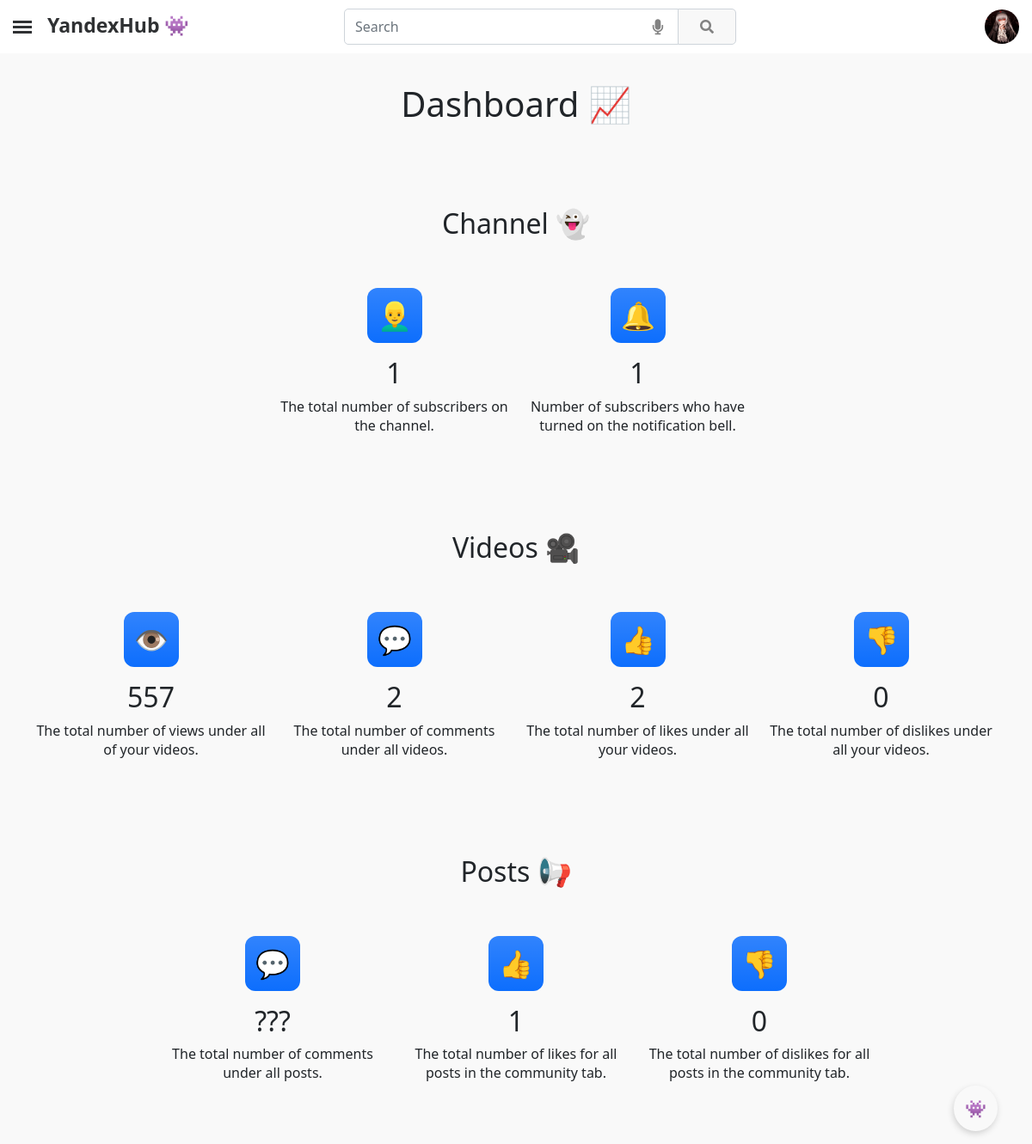
/analytics/dashboard/ (signed in), run on an earlier commit of the app's database.
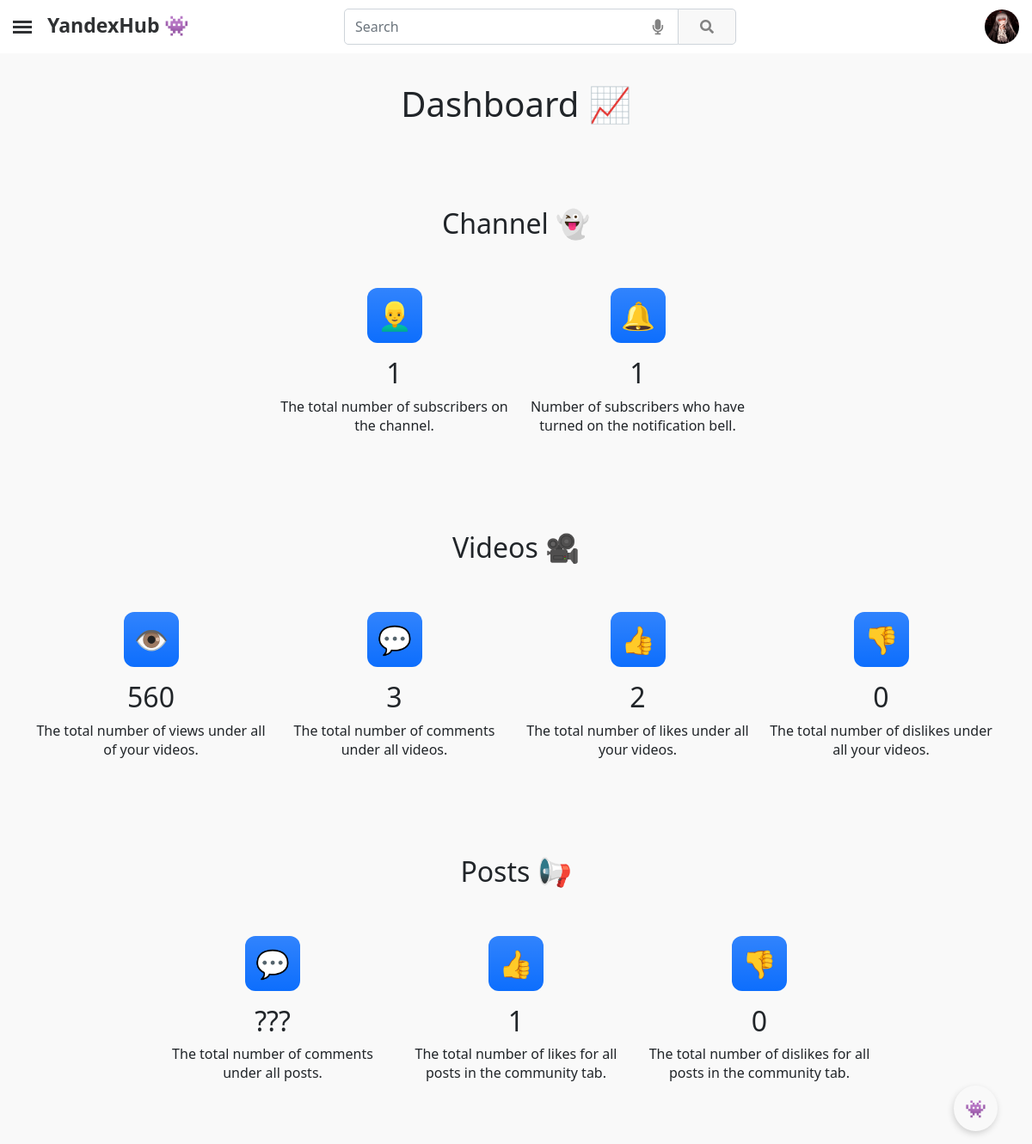
And on a later commit of the database.
### YandexHub/apps/mainapp/models.py (models this page shows, shortened)
class CustomUser(AbstractUser):
    user_id = models.CharField(blank=True, null=True, max_length=24)
    email = models.EmailField(null=True, unique=True)
    username = models.CharField(blank=True, null=True, max_length=25)
    avatar = models.ImageField(blank=True, null=True, upload_to = 'avatars/', default='avatars/default/default_avatar.png')
    banner = models.ImageField(blank=True, null=True, upload_to='users_banners/')
    all_views = models.BigIntegerField(default=0)
    all_comments = models.BigIntegerField(default=0)
    all_likes = models.BigIntegerField(default=0)
    all_dislikes = models.BigIntegerField(default=0)
    all_subscribers = models.BigIntegerField(default=0)
    all_notifications = models.BigIntegerField(default=0)
    all_posts_likes = models.BigIntegerField(default=0)
    all_posts_dislikes = models.BigIntegerField(default=0)
    description = models.TextField(blank=True, null=True, max_length=5000)
    contact_email  = models.CharField(blank=True, null=True, max_length=75)
    location = models.CharField(blank=True, null=True, max_length=50)
    vk_link = models.CharField(blank=True, null=True, max_length=150)
    instagram_link = models.CharField(blank=True, null=True, max_length=150)
    facebook_link = models.CharField(blank=True, null=True, max_length=150)
    reddit_link = models.CharField(blank=True, null=True, max_length=150)
    telegram_link = models.CharField(blank=True, null=True, max_length=150)
    twitter_link = models.CharField(blank=True, null=True, max_length=150)
    website_link = models.CharField(blank=True, null=True, max_length=150)
    telegram = models.CharField(blank=True, null=True, max_length=150)
    date_created = models.DateTimeField(auto_now_add=True, db_index=True)
    REQUIRED_FIELDS = ['username']
    USERNAME_FIELD = 'email'

### YandexHub/apps/mainapp/views.py (the view)
# urls.py: path('analytics/dashboard/', DashboardView.as_view(), name="dashboard__page"),
class DashboardView(TemplateView):
    template_name = 'user/analytics/dashboard.html'
    def get_context_data(self, **kwargs):
        context = super(DashboardView, self).get_context_data(**kwargs)
        context['title'] = 'Dashboard 📈'
        return context

### YandexHub/apps/mainapp/templatetags/poll_extras.py (called while the page is built)
@register.filter(name='integer_format')
@stringfilter
def integer_format(arg):
    if int(arg) == 1:
        return '1'
    else:
        return '{:,}'.format(int(arg))

### YandexHub/apps/mainapp/templates/user/analytics/dashboard.html (shortened to what this page needs)
{% extends "main.html" %}
{% block content %}
{% load poll_extras %}
<main role="main" style="margin-top: 35px;">
    <div class="block-content">
        {% if request.user.is_authenticated %}
        <h1 style="text-align: center; margin-bottom: 40px;">Dashboard 📈</h1>
        <div class="container py-2" id="featured-3" style="text-align: center;">
            <div class="row g-3 py-5">
                <h2 style="text-align: center; margin-bottom: 40px;">Channel 👻</h2>
                <div class="feature col-md-3" style="margin-left: auto;">
                    <div class="feature-icon bg-primary bg-gradient">
                        👱‍♂️
                    </div>
                    <h2>{{request.user.all_subscribers|integer_format}}</h2>
                    <p>The total number of subscribers on the channel.</p>
                </div>
                <div class="feature col-md-3" style="margin-right: auto;">
                    <div class="feature-icon bg-primary bg-gradient">
                        🔔
                    </div>
                    <h2>{{request.user.all_notifications|integer_format}}</h2>
                    <p>Number of subscribers who have turned on the notification bell.</p>
                </div>
            </div>
            <div class="row g-3 py-5">
                <h2 style="text-align: center; margin-bottom: 40px;">Videos 🎥</h2>
                <div class="feature col-md-3">
                    <div class="feature-icon bg-primary bg-gradient">
                        👁
                    </div>
                    <h2>{{request.user.all_views|integer_format}}</h2>
                    <p>The total number of views under all of your videos.</p>
                </div>
                <div class="feature col-md-3">
                    <div class="feature-icon bg-primary bg-gradient">
                        💬
                    </div>
                    <h2>{{request.user.all_comments|integer_format}}</h2>
                    <p>The total number of comments under all videos.</p>
                </div>
                <div class="feature col-md-3">
                    <div class="feature-icon bg-primary bg-gradient">
                        👍
                    </div>
                    <h2>{{request.user.all_likes|integer_format}}</h2>
                    <p>The total number of likes under all your videos.</p>
                </div>
                <div class="feature col-md-3">
                    <div class="feature-icon bg-primary bg-gradient">
                        👎
                    </div>
                    <h2>{{request.user.all_dislikes|integer_format}}</h2>
                    <p>The total number of dislikes under all your videos.</p>
                </div>
            </div>
            <div class="row g-3 py-5">
                <h2 style="text-align: center; margin-bottom: 40px;">Posts 📢</h2>
                <div class="feature col-md-3" style="margin-left: auto;">
                    <div class="feature-icon bg-primary bg-gradient">
                        💬
                    </div>
                    <h2>???</h2>
                    <p>The total number of comments under all posts.</p>
                </div>
                <div class="feature col-md-3">
                    <div class="feature-icon bg-primary bg-gradient">
                        👍
                    </div>
                    <h2>{{request.user.all_posts_likes|integer_format}}</h2>
                    <p>The total number of likes for all posts in the community tab.</p>
                </div>
                <div class="feature col-md-3" style="margin-right: auto;">
                    <div class="feature-icon bg-primary bg-gradient">
                        👎
                    </div>
                    <h2>{{request.user.all_posts_dislikes|integer_format}}</h2>
                    <p>The total number of dislikes for all posts in the community tab.</p>
                </div>
            </div>
        </div>
        {% endif %}
    </div>
</main>
{% endblock %}

### YandexHub/apps/mainapp/templates/components/site/navbar.html (shortened to what this page needs)
{% load static %}
<nav class="navbar sticky-top navbar-light">
    <label for="openSidebarMenu" class="sidebarIconToggle">
        <div class="spinner diagonal part-1"></div>
        <div class="spinner horizontal"></div>
        <div class="spinner diagonal part-2"></div>
    </label>
    {% if request.user.is_authenticated %}
    <a class="navbar-brand logo-block" rel="home" style="cursor: pointer;"
        onclick="transition_link(`{% url 'main__page' %}`)">
        <div class="logo-main-block">
            <b class="logo">YandexHub 👾</b>
        </div>
    </a>
    {% endif %}
    <div class="d-flex container search-bar">
        <div class="input-group search-block">
            <input id="search-input" type="text" class="form-control" style="border-radius: 5px 0 0 5px; margin-left: 120px !important;"
                placeholder="Search" aria-label="Search" aria-describedby="input-group-1" autocomplete="off">
            <div id="voice-trigger" data-bs-toggle="tooltip" data-bs-placement="bottom" title="Voice search">
                <i class="fas fa-microphone"></i>
            </div>
            <div class="input-group-append">
                <button class="btn btn-secondary" class="input-group-text" id="search-button" onclick="search()">
                    <i class="fa fa-search"></i>
                </button>
            </div>
        </div>
    </div>
    {% if request.user.is_authenticated %}
    <div class="dropdown wrapper-dropdown-3">
        <a role="button" id="dropdownMenuLink" data-bs-toggle="dropdown" aria-expanded="false">
            <div class="avatar-video-img img"
                style="width: 40px; height: 40px; margin-right: 15px; background-image: url({{request.user.avatar.url}});">
            </div>
        </a>
    </div>
    {% else %}
    <a class="btn btn-outline-primary" onclick="transition_link(`{% url 'signin' %}`)"
        style="border-radius: 5px; margin-right: 15px; cursor: pointer;"><i class="far fa-user"></i> Sign In</a>
    {% endif %}
</nav>

What changed in the data, as far as the page shows it:
changed CustomUser: user.all_views "557" → "560"; user.all_comments "2" → "3"
